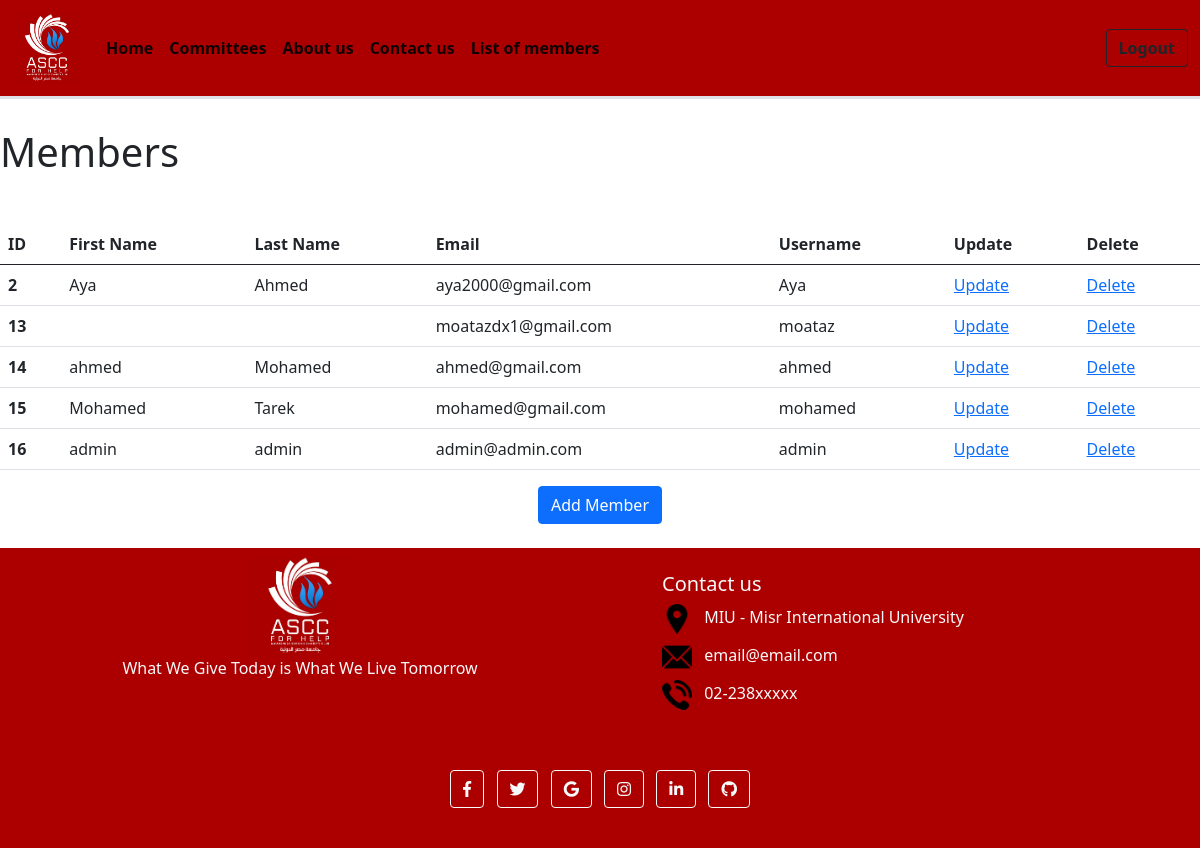
/list (signed in), run on the app's committed database.
### Asec/models.py (models this page shows)
class User(AbstractUser):
    committeeId = models.ForeignKey("Committee", on_delete=models.CASCADE,blank=True,null=True)
    roleId = models.ForeignKey("Role", on_delete=models.CASCADE,blank=True,null=True)

### Asec/views.py (the view)
# urls.py: path("list",views.list_members,name="list"),
def list_members(request):
    roleId = Role.objects.get(id= request.user.roleId.pk)
    url = Urls.objects.get(name= 'list')
    if url.role_set.filter(pk=roleId.pk).exists():
        print('EXISTS')
    if request.user.is_superuser:
        members = User.objects.all().values()
        return render(request,"Admin/List_of_members.html",{"members": members})
    else:
        logout(request)
        return render(request, "Authentication/login.html", {
                "message": "Requires admin previliges"
            })

### Asec/Templates/Admin/List_of_members.html
{% extends "General/layout.html" %}
{% block content %}
<h1 class="my-5">Members</h1>
<table class="table">
  <thead>
    <tr>
      <th scope="col">ID</th>
      <th scope="col">First Name</th>
      <th scope="col">Last Name</th>
      <th scope="col">Email</th>
      <th scope="col">Username</th>
      <th scope="col">Update</th>
      <th scope="col">Delete</th>
    </tr>
  </thead>
  <tbody>
    {% for member in members%}
      <tr>
        <th scope="row">{{member.id}}</th>
        <td>{{member.first_name}}</td>
        <td>{{member.last_name}}</td>
        <td>{{member.email}}</td>
        <td>{{member.username}}</td>
        <td><a href="update/{{ member.id }}">Update</a></td>
        <td><a href="delete/{{ member.id }}">Delete</a></td>
      </tr>
    {% endfor %}
  </tbody>
</table>
<div class="text-center text-light">
  <a class="btn btn-primary btn-block mb-4" href="/add"> Add Member</a>
</div>
{% endblock %}

### Asec/Templates/General/layout.html (shortened to what this page needs)
{% load static %}
<!DOCTYPE html>
<html>
	<head>
		<link rel="stylesheet" href="{% static 'styles/general.css' %}">
		<link
			href="https://cdn.jsdelivr.net/npm/bootstrap@5.0.2/dist/css/bootstrap.min.css"
			rel="stylesheet"
		/>
		<link rel="stylesheet" href="//use.fontawesome.com/releases/v5.0.7/css/all.css">
	</head>
	<body>
		<nav
			class="navbar navbar-expand-lg fixed-top navbar-light border-bottom border-3"
			style="background-color: rgb(172, 0, 0)"
		>
			<div class="container-fluid">
				<a class="navbar-brand" href="#">
                    <img src="{% static 'icons/logo.jpg' %}" alt="" height="70px"/>
                </a>
				<div class="collapse navbar-collapse" id="navbarSupportedContent">
					<ul class="navbar-nav me-auto mb-2 mb-lg-0">
						<li class="nav-item">
							<a class="nav-link active fw-bold" aria-current="page" href="{% url 'announcements'%}"
								>Home</a
							>
						</li>
						<li class="nav-item">
							<a class="nav-link active fw-bold" href="{% url 'main'%}">Committees</a>
						</li>
						<li class="nav-item">
							<a class="nav-link active fw-bold" href="{% url 'about_us'%}">About us</a>
						</li>
						<li class="nav-item">
							<a class="nav-link active fw-bold" href="#contact-us">Contact us</a>
						</li>
						{% if user.is_superuser %}
						<li class="nav-item">
							<a class="nav-link active fw-bold" href="{% url 'list'%}">List of members</a>
						</li>
						{% endif %}
					</ul>
					<div class="d-flex">
						{% if user.is_authenticated %}
							<a href="{% url 'logout' %}"class="btn btn-outline-dark fw-bold" href="#">Logout</a>
						{% else %}
							<a href="{% url 'login' %}"class="btn btn-outline-dark fw-bold" href="#">Login</a>
						{% endif %}
					</div>
				</div>
			</div>
		</nav>
		{% block content %}
        {% endblock %}
		<footer
			class="container-fluid text-light"
			style="height: 300px; background-color: rgb(172, 0, 0)"
		>
			<div class="row justify-content-around">
				<div class="col-sm-5 mt-2 text-center">
					<img class="logo-picture" src="{% static 'icons/logo.jpg' %}" alt="" height="100px"/>
					<div class="container">
						What We Give Today is What We Live Tomorrow
					</div>
				</div>
				<div class="col-sm-5 mt-4">
					<h5>Contact us</h5>
					<div class="my-2">
						<img class="me-2" src="{% static 'icons/location.png' %}" alt="" height="30px" />
						MIU - Misr International University
					</div>
					<div class="my-2">
						<img class="me-2" src="{% static 'icons/email.png' %}" alt="" height="30px" />
						email@email.com
					</div>
					<div class="my-2">
						<img class="me-2" src="{% static 'icons/phone.png' %}" alt="" height="30px" />
						02-238xxxxx
					</div>
				</div>
			</div>
			<div class="mb-4 text-center mt-5" id="contact-us">
				<a class="btn btn-outline-light btn-floating m-1" href="#!" role="button"
				><i class="fab fa-facebook-f"></i
				></a>
				<a class="btn btn-outline-light btn-floating m-1" href="#!" role="button"
					><i class="fab fa-twitter"></i
				></a>
				<a class="btn btn-outline-light btn-floating m-1" href="#!" role="button"
					><i class="fab fa-google"></i
				></a>
				<a class="btn btn-outline-light btn-floating m-1" href="#!" role="button"
					><i class="fab fa-instagram"></i
				></a>
				<a class="btn btn-outline-light btn-floating m-1" href="#!" role="button"
					><i class="fab fa-linkedin-in"></i
				></a>
				<a class="btn btn-outline-light btn-floating m-1" href="#!" role="button"
					><i class="fab fa-github"></i
				></a>
			</div>
		</footer>
	</body>
</html>

### Asec/static/styles/general.css (style rules this page uses)
body { margin: 0; padding-top: 80px; background-color: rgb(250, 250, 250); }

### data on the page
User: id "2", first_name "Aya", last_name "Ahmed", email "aya2000@gmail.com", username "Aya"
User: id "13", email "moatazdx1@gmail.com", username "moataz"
User: id "14", first_name "ahmed", last_name "Mohamed", email "ahmed@gmail.com", username "ahmed"
User: id "15", first_name "Mohamed", last_name "Tarek", email "mohamed@gmail.com", username "mohamed"
User: id "16", first_name "admin", last_name "admin", email "admin@admin.com", username "admin"
